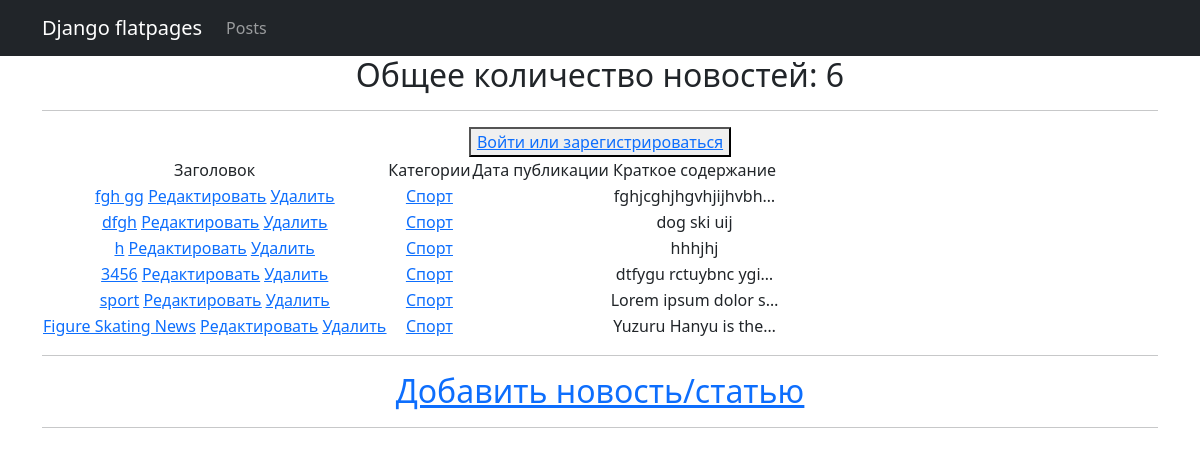
The app's page /posts/categories/1/ with its own data.
### news/models.py (models this page shows, shortened)
class Post(models.Model):
    article = 'A'
    news = 'N'
    POSITIONS = [
        (article, 'Статья'),
        (news, 'Новость')
    ]
    author = models.ForeignKey(Author, on_delete = models.CASCADE)
    type = models.CharField(max_length=1, choices=POSITIONS, default=news)
    date_in = models.DateTimeField(auto_now_add=True)
    category = models.ManyToManyField(Category, through='PostCategory')
    title = models.CharField(max_length=255)
    text = models.TextField()
    rating = models.IntegerField(default=0)

class Category(models.Model):
    name = models.CharField(max_length=50, unique=True)
    subscribers = models.ManyToManyField(User, blank=True, related_name='categories')
    def __str__(self):
        return self.name

### news/views.py (the view)
# urls.py: path('categories/<int:pk>/', CategoryListView.as_view(), name='category_list'),
class CategoryListView(PostsList):
    model = Post
    template_name = 'category_list.html'
    context_object_name = 'category_news_list'
    def get_queryset(self, **kwargs):
        queryset = super().get_queryset(**kwargs)
        self.category = get_object_or_404(Category, id=self.kwargs['pk'])
        queryset = queryset.filter(category=self.category).order_by('-date_in')
        return queryset
    def get_context_data(self, **kwargs):
        context = super().get_context_data(**kwargs)
        context['is_not_subscriber'] = self.request.user not in self.category.subscribers.all()
        context['category'] = self.category
        return context

### news/templatetags/post_filters.py (called while the page is built)
@register.filter()
def censor(word):
    for i in BAD_WORDS:
        word = word.replace(i[1:], '*' * (len(i[1:]) - 1) + i[-1])
    return word

### news/views.py (called while the page is built)
    def get_context_data(self, **kwargs):
        context = super().get_context_data(**kwargs)
        context['-time_now'] = datetime.utcnow()
        context['filterset'] = self.filterset
        return context

    def get_queryset(self, **kwargs):
        queryset = super().get_queryset()
        self.filterset = PostFilter(self.request.GET, queryset)
        return self.filterset.qs

### templates/category_list.html (shortened to what this page needs)
{% extends 'flatpages/default.html' %}
{% load post_filters %}
{% load post_tags %}
{% block content %}
<h2>Общее количество новостей: {{ category_news_list|length }}</h2>
<hr>
{% if request.user.username %}
    <h2>{{ request.user.username }}</h2>
    <button><a href="{% url 'profile' %}">В личный кабинет</a></button>
    {% if is_not_subscriber %}
        <button><a href="{% url 'subscribe' category.id %}">Подписаться</a> </button>
    {% endif %}
{% else %}
    <button><a href="{% url 'profile' %}">Войти или зарегистрироваться</a></button>
{% endif %}
<table>
    <thead>
        <td> Заголовок </td>
        <td> Категории </td>
        <td> Дата публикации </td>
        <td> Краткое содержание </td>
    </thead>
    {% for post in category_news_list %}
        <tr>
            <td>
                <a href="{% url 'post_detail' post.id %}">{{ post.title|censor }}</a>
                <a href="{% url 'post_edit' post.id %}"><u>Редактировать</u></a>
                <a href="{% url 'post_delete' post.id %}"><u>Удалить</u></a>
            </td>
            <td>
                {% for category in post.category.all %}
                    <a href="{% url 'category_list' category.id %}">{{ category }}</a>
                {% endfor %}
            </td>
            <td>{{ post.date|date:'d M Y' }}</td>
            <td>{{ post.text|truncatechars:20|censor }}</td>
        </tr>
    {% endfor %}
</table>
<hr>
<a href="{% url 'post_create' %}"><h2>Добавить новость/статью</h2></a>
<hr>
{% endblock content %}

### records on screen
Post: title|censor "fgh gg", text|censor "fghjcghjhgvhjijhvbh…"
Category: name "Спорт"
Post: title|censor "dfgh", text|censor "dog ski uij"
Post: title|censor "h", text|censor "hhhjhj"
Post: title|censor "3456", text|censor "dtfygu rctuybnc ygi…"
Post: title|censor "sport", text|censor "Lorem ipsum dolor s…"
Post: title|censor "Figure Skating News", text|censor "Yuzuru Hanyu is the…"

### other values on screen
{{ category_news_list|length }} "6"
